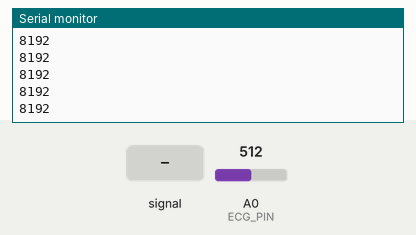
This sketch was run on a simulated Arduino Uno R4 Minima. Parts: the last lines printed to the serial monitor. Inputs (shaded band) come from the test bench; at power-on: A0 (ECG_PIN) = 512 (analog values on the 0–1023 scale).

Above: at 1.2 s.
1.3 s: A0 (ECG_PIN) fed a 200 Hz sine of ±81 counts around its level
At 2.2 s:
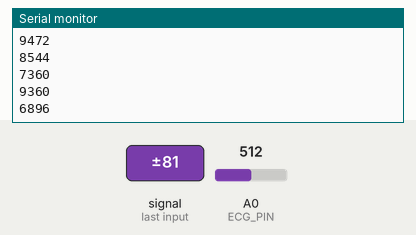
2.8 s: A0 (ECG_PIN) set to 716
At 3.6 s:
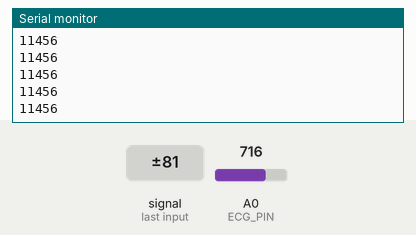
4.3 s: A0 (ECG_PIN) fed a 1000 Hz sine of ±255 counts around its level
Timing chart, 0 to 5.0 s (numbered marks = the images above; inputs shaded):
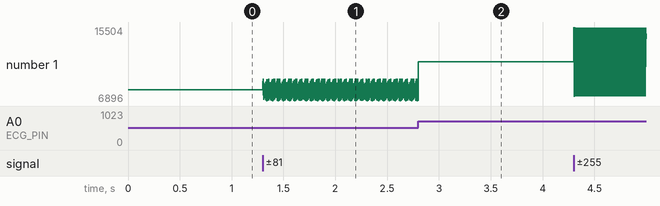

Measured:
- after the input at 1.3 s, the serial monitor: prints a new line at once (image 1)
- plotted number 1: 8192 → 6928 after the input at 1.3 s

The sketch:

ecg_acquisition.ino
```cpp
// ECG Analyzer - acquisition firmware
// Reads BioAmp EXG Pill output and streams samples over USB serial.
// Target board: Arduino UNO R4 Minima

const int   ECG_PIN       = A0;
const long  BAUD_RATE     = 115200;
const int   SAMPLE_RATE   = 500;                       // Hz
const long  SAMPLE_PERIOD = 1000000L / SAMPLE_RATE;    // microseconds
const long  MAX_LAG       = 10 * SAMPLE_PERIOD;        // 20 ms

unsigned long nextSampleTime = 0;

void setup() {
  Serial.begin(BAUD_RATE);
  analogReadResolution(14);
  nextSampleTime = micros();
}

void loop() {
  long lag = (long)(micros() - nextSampleTime);
  if (lag >= 0) {
    if (lag > MAX_LAG) {
      // Fell far behind - usually because the computer stopped reading
      // and sending got stuck. Restart the schedule from now instead of
      // sending every missed sample at full speed: that burst would
      // reach the app looking like real-time data.
      nextSampleTime = micros();
    }
    nextSampleTime += SAMPLE_PERIOD;
    int value = analogRead(ECG_PIN);
    Serial.println(value);
  }
}
```
